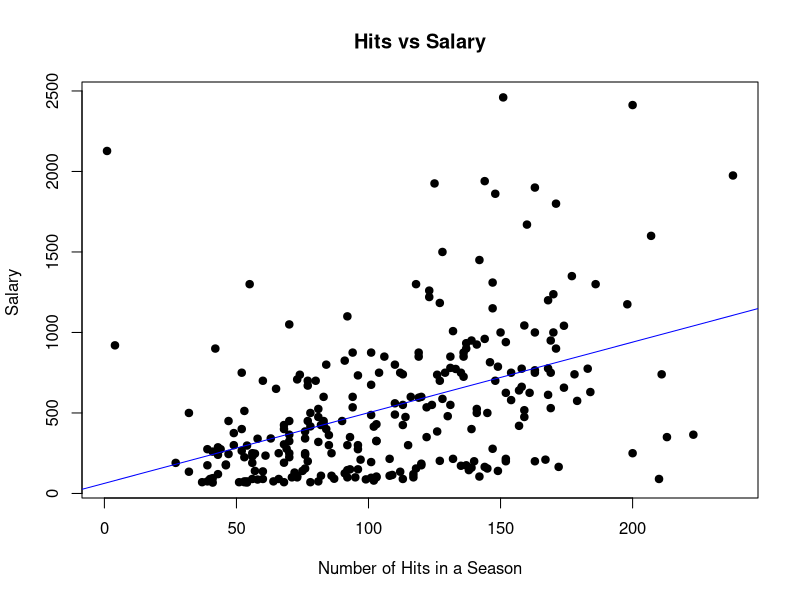

Source code (R):
## ---- chunk 1
knitr::opts_chunk$set(echo = TRUE)
## ---- chunk 2
baseball = read.csv("baseball_5.csv")
head(baseball)
## ---- chunk 3
plot(baseball$Hits, baseball$Salary, main="Hits vs Salary",
   xlab="Number of Hits in a Season", ylab="Salary ", pch=19)

abline(lm(baseball$Salary~baseball$Hits, data=baseball), col="blue")
## ---- chunk 4
summary(lm(baseball$Salary~baseball$Hits))
## ---- chunk 5
deviance(lm(baseball$Salary~baseball$Hits))
## ---- chunk 6
summary((lm(baseball$Salary~baseball$Hits)))$r.squared 
